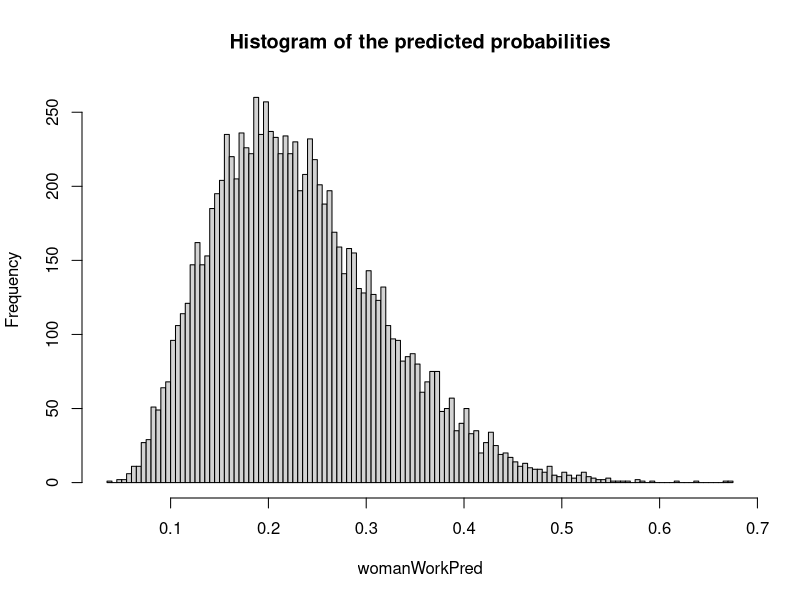
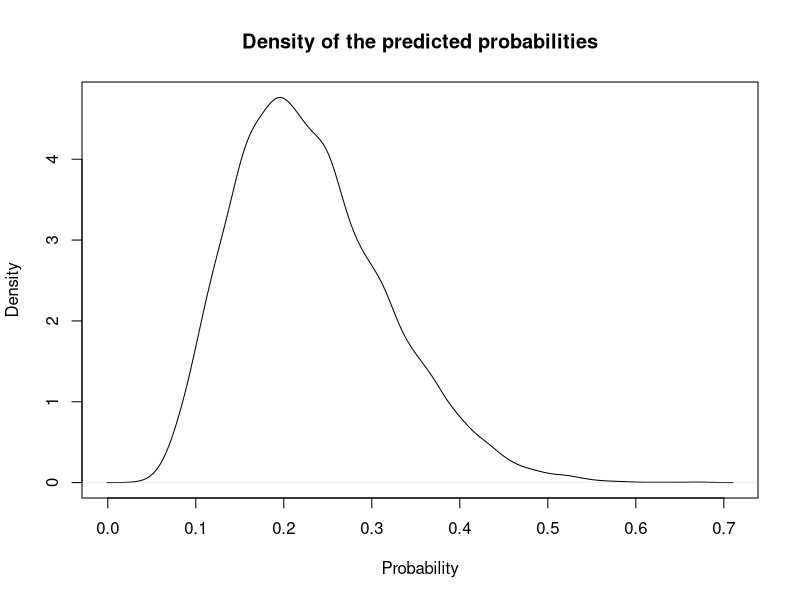
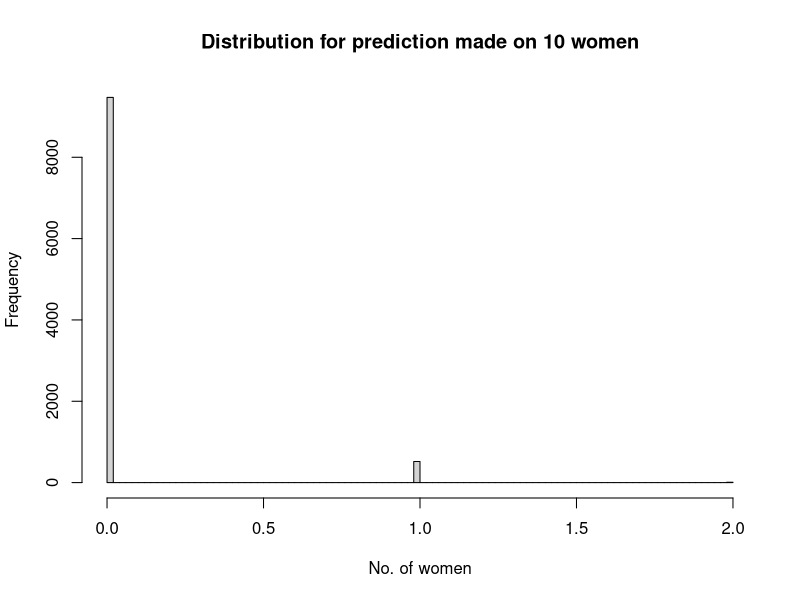

R code for these plots, in order:
## Assignment 2:  Consider the logistic regression Pr(y=1 given x)=exp(xT*Beta)/(1+exp(xT*Beta)), where y is the
## binary variable with y = 1 if the woman works and y = 0 if she does not. x is a 8-dimensional vector containing
## the eight features (including a one for the constant term that models the intercept). The goal is to approximate
## the posterior distribution of the 8-dim parameter vector beta with multivariate normal distribution.
## Beta given y and x ~ N(~Beta, JY(~Beta)^(-1)), where ~Beta is the posterior mode and J(~Beta) is the second
## derivative, the observed Hessian evaluated at the posterior mode. It is actually not hard to compute this
## derivative by hand, but don't worry, we will let the computer do it numerically for you. Now, both ~Beta and
## J(~Beta) are computed by the optim function in R. I want you to implement an own version of my example code at
## the website. You can use my code as a template, but I want you to write your own file so that you understand
## every line of your code. Don't just copy my code. Use the prior Beta ~ N(0, thao^2*I) with thao=10. Your report
## should include your code as well as numerical values for ~Beta and JY(~Beta)^(-1) for the WomenWork data. Compute
## an approximate 95% credible interval for the variable NSmallChild. Would you say that this feature is an
## important determinant of the probability that a women works? [Hint: To verify that your results are reasonable,
## you can compare to you get by estimating the parameters using maximum likelihood. 
## glmmodel = glm(Work~0+., data=WomenWork, family=binomial)

# Use of libraries
library(mvtnorm)

# Read data
WomenWork = read.table("WomenWork.dat", header=TRUE)

# User input
tau = 10

# Defining vectors X and Y
X = as.matrix(WomenWork[,2:ncol(WomenWork)])
Y = WomenWork[,1]
nFeatures = dim(X)[2]
covNames=names(WomenWork[,2:ncol(WomenWork)])

# Constructing prior
mu_prior = rep(0,nFeatures)
sigma_prior = tau^2*diag(nFeatures) 

# Defining function for returning the log posterior

logPostLogistic = function(beta, Y, X, mu, sigma) {
  nFeat = length(beta)
  XBeta=X%*%beta
  # Defining loglikelihood
  logLike = sum(Y*XBeta-log(1+exp(XBeta)))
  # Defining prior
  prior = dmvnorm(beta, mean=mu, sigma=sigma, log=TRUE)
  # Adding loglikelihood and logprior together. Since it is log both of them are added instead of multiplied
  return(logLike + prior)
}

# Defining initial values to be passed on to the optimizer
set.seed(12345)
initVals = rnorm(dim(X)[2])

# Finding the optimized betavector
optimResult = optim(initVals, logPostLogistic, Y=Y, X=X, mu=mu_prior, sigma=sigma_prior, method=c("BFGS"),
                    control=list(fnscale=-1), hessian=TRUE)

# Defining the values of interest
postMode = optimResult$par
postCov = -solve(optimResult$hessian)
names(postMode) = covNames
approx_PostStd = sqrt(diag(postCov))
names(approx_PostStd) = covNames
print("The posterior mode is:")
print(postMode)
print("The approximated standard deviations are:")
print(approx_PostStd)

# Compute marginal distribution for nSmallChild
NSmallChild_mode = as.numeric(postMode["NSmallChild"])
NSmallChild_std = as.numeric(approx_PostStd["NSmallChild"])
set.seed(12345)
NSmallChild_distrib = rnorm(10000, mean=NSmallChild_mode, sd=NSmallChild_std)
sorted_NSmallChild=sort(NSmallChild_distrib)
credInterval_NSmallChild = c(sorted_NSmallChild[(0.025*length(sorted_NSmallChild)+1)],
                             sorted_NSmallChild[(0.975*length(sorted_NSmallChild))])
print(paste("The lower bound of the 95 % credible interval for the feature NSmallChild is",
            round(credInterval_NSmallChild[1], 6), "and the upper bound is", 
            round(credInterval_NSmallChild[2], 6)))

# Control that the calculations have been made correctly
glmModel = glm(Work ~ 0+., data=WomenWork, family=binomial)
print(glmModel$coefficients)
print(postMode)

## Since the values for the credible interval for NSmallChild are quite large in the negative direction it is
## reasonable to conclude that the feature NSmallChild affects the response variable farily much towards the 
## response 0 which means that the woman doesn't work. This seems like a reasonable conclusion in terms of how
## it is in reality as well. When checking if the results are reasonable, a comparison was made with an 
## estimation using the maximum likelihood method. The results was very similar which strongly suggests that 
## the results obtained from the code are reasonable. 

## b) Write a function that simulates from the predictive distribution of the response variable in a logistic
## regression. Use your normal approximation from 2(a). Use that function to simulate and plot the predictive
## distribution for the Work variable for a 40 year old woman, with two children (3 and 9 years old), 8 years
## of education, 10 years of experience. and a husband with an income of 10. [Hints: The R package mvtnorm will
## again be handy. Remember my discussion on how Bayesian prediction can be done by simulation.]

sigmoid = function(value) {
  return (exp(value)/(1+exp(value)))
}

makePredLogReg = function(data, mean, sigma, nDraws) {
  betaPred = rmvnorm(nDraws, mean=mean, sigma=sigma)
  linearPred = betaPred %*% data
  logPred = sigmoid(linearPred)
  return(logPred)
}

nDraws=10000
woman=c(1, 10, 8, 10, (10/10)^2, 40, 1, 1)
set.seed(12345)
womanWorkPred=makePredLogReg(woman, postMode, postCov, nDraws)
hist(womanWorkPred, breaks=100, main="Histogram of the predicted probabilities")
plot(density(womanWorkPred), main="Density of the predicted probabilities", xlab="Probability", ylab="Density")

## As seen in the plots the calculated probabilities of the woman in question working is fairly low. The highest
## density is seen in the range between 0.2 and 0.3 approximately. This also makes sense if applied to a real
## situation. A woman with a small child is likely to stay at home with the child, i.e. not working. If the 
## classification of the response variable results in "working" if the predicted probabilities is above 0.5 and
## "not working" otherwise, it is clear from the distribution that the classification of a woman working, with
## the parameters inputted, is very unlikely to happen. 

## c) Now, consider 10 women which all have the same features as the woman in 2(b). Rewrite your function and
## plot the predictive distribution for the number of women, out of these 10, that are working.
## [Hint: Which distribution can be described as a sum of Bernoulli random variables?]

makePredLogRegMultiple = function(data, mean, sigma, nDraws, n) {
  betaPred = rmvnorm(nDraws, mean=mean, sigma=sigma)
  linearPred = betaPred %*% data
  logPred = sigmoid(linearPred)
  multiplePred=rbinom(nDraws, n, sum(ifelse(logPred>0.5, 1, 0))/nDraws)
  hist(multiplePred, breaks=100, main=paste("Distribution for prediction made on", n, "women"), 
       xlab="No. of women")
}

set.seed(12345)
makePredLogRegMultiple(woman, postMode, postCov, nDraws, 10)

## As seen in the binomial case it is very unlikely that any of the women would be working given the params
## inputted to the function. The most probable outcome would be that none of the 10 women are working. 